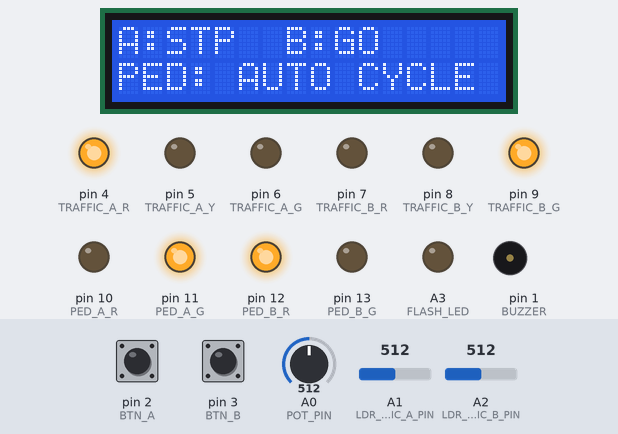
A sketch run on a simulated Arduino Uno, built with avr-gcc and run on an emulated ATmega328P. Shown: 16×2 character LCD, output pins drawn as LEDs (lit = HIGH), buzzer (waves = sounding, pin HIGH). Dashed ring = blinking. Inputs (shaded band) come from the test bench; at power-on: A0 (POT_PIN) = 512, pin 3 (BTN_B) HIGH, pin 2 (BTN_A) HIGH, A1 (LDR_TRAFFIC_A_PIN) = 512, A2 (LDR_TRAFFIC_B_PIN) = 512.

Above: at 2.2 s.
2.3 s: A0 (POT_PIN) set to 40
At 2.75 s:
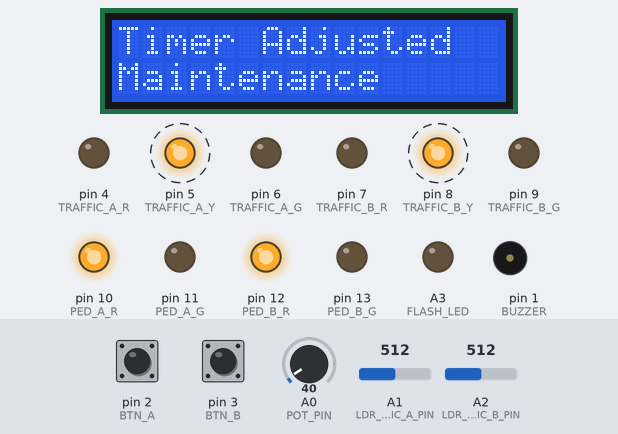
5.0 s: A0 (POT_PIN) set to 45
7.5 s: A0 (POT_PIN) set to 54
At 8.8 s:
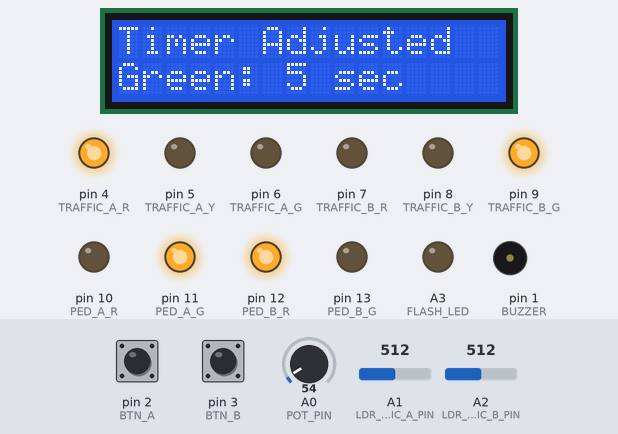
9.1 s: pin 3 (BTN_B) pulled LOW for 0.15 s
At 11.5 s:
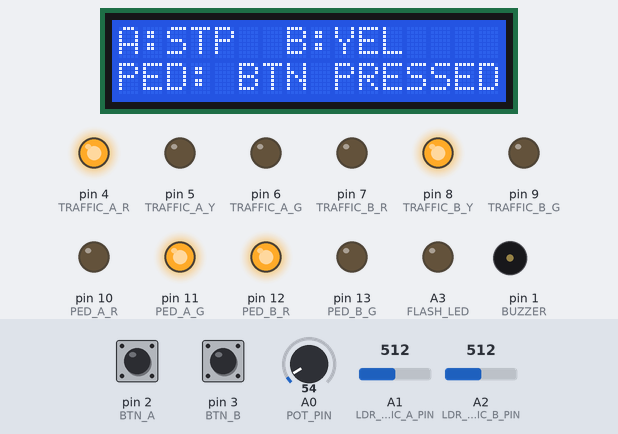
12.2 s: A0 (POT_PIN) set to 122
At 13.75 s:
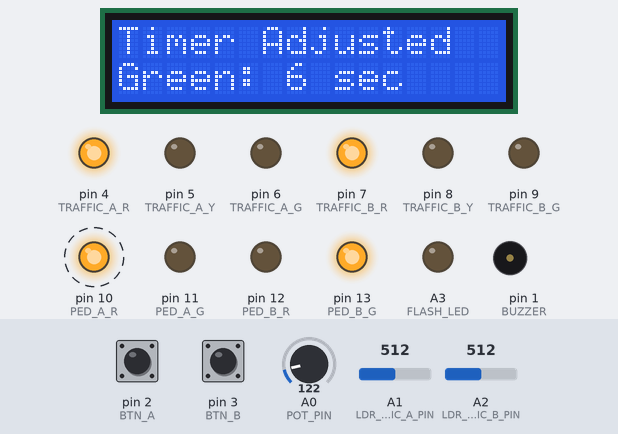
15.2 s: pin 2 (BTN_A) pulled LOW for 0.15 s
At 16.8 s:
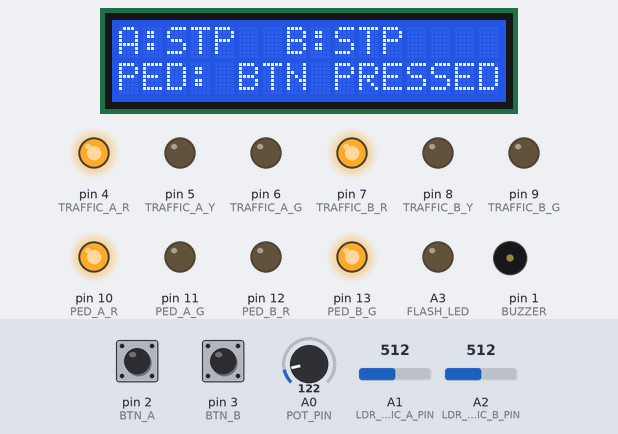
Timing chart, 0 to 18.7 s (numbered marks = the images above; inputs shaded):
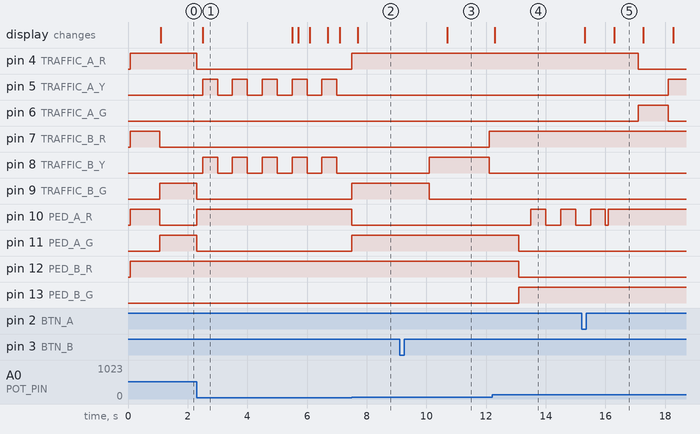

Measured:
- the behaviour switches between 49 and 50 on A0 (POT_PIN) (found by bisection; images 1 and 2)
- after the input at 2.3 s, pin 4 (TRAFFIC_A_R), pin 9 (TRAFFIC_B_G), pin 11 (PED_A_G): HIGH → LOW at once; pin 5 (TRAFFIC_A_Y), pin 8 (TRAFFIC_B_Y): alternates HIGH for 0.50 s and LOW for 0.50 s, starting after 0.20 s; pin 10 (PED_A_R): LOW → HIGH at once; pin 1 (BUZZER): LOW → HIGH after 1.7 s; the display: changes after 0.20 s (image 1)
- after the input at 7.5 s, pin 4 (TRAFFIC_A_R), pin 9 (TRAFFIC_B_G), pin 11 (PED_A_G): LOW → HIGH at once; pin 5 (TRAFFIC_A_Y), pin 8 (TRAFFIC_B_Y): stops changing and stays LOW; pin 10 (PED_A_R): HIGH → LOW at once; pin 1 (BUZZER): stays LOW (without the input it goes to HIGH after 0.50 s); the display: changes after 0.20 s (image 2)
- after the input at 9.1 s, pin 7 (TRAFFIC_B_R): LOW → HIGH after 3.0 s; pin 8 (TRAFFIC_B_Y): LOW → HIGH after 1.0 s, → LOW 2.0 s later; pin 9 (TRAFFIC_B_G): HIGH → LOW after 1.0 s; pin 1 (BUZZER): LOW → HIGH at once, → LOW 0.05 s later; the display: changes after 1.6 s (image 3)
- after the input at 12.2 s, the display: changes after 0.10 s (image 4)
- after the input at 15.2 s, pin 5 (TRAFFIC_A_Y): LOW → HIGH after 2.9 s; pin 1 (BUZZER): LOW → HIGH at once, → LOW 0.05 s later; the display: first differs from a run without the input after 1.1 s (image 5)
- what the display in image 5 shows lasts 1.0 s, from 16.3 s to 17.3 s

The sketch:

AutomaticTrafficLights_Readable.ino
```cpp
// Smart Traffic Lights by @diaawastaken · github.com/engineerdiaa/Smart-Traffic-Lights-System · MIT

#include <Wire.h>
#include <LiquidCrystal_I2C.h>

// ==========================================
// PIN DEFINITIONS (LDRs named by traffic they watch)
// ==========================================
const int POT_PIN = A0;
const int LDR_TRAFFIC_A_PIN = A1;
const int LDR_TRAFFIC_B_PIN = A2;
const int FLASH_LED = A3;

const int TRAFFIC_A_R = 4;
const int TRAFFIC_A_Y = 5;
const int TRAFFIC_A_G = 6;

const int TRAFFIC_B_R = 7;
const int TRAFFIC_B_Y = 8;
const int TRAFFIC_B_G = 9;

const int PED_A_R = 10;
const int PED_A_G = 11;
const int PED_B_R = 12;
const int PED_B_G = 13;

const int BTN_A = 2;
const int BTN_B = 3;
const int BUZZER = 1;

// ==========================================
// SYSTEM VARIABLES
// ==========================================
LiquidCrystal_I2C lcd(0x27, 16, 2);

unsigned long currentMillis = 0;

// Interrupt Flags
volatile bool needPedA = false;
volatile bool needPedB = false;
volatile bool isPedAPressed = false;
volatile bool isPedBPressed = false;
volatile bool buzzRequest = false;

// State Machine
volatile byte currentState = 0;
unsigned long stateStartTime = 0;
unsigned long stateDuration = 5000;
bool stateShortened = false;

enum TrafficColor {
  TRAFFIC_RED,
  TRAFFIC_YELLOW,
  TRAFFIC_GREEN
};

TrafficColor trafficAColor = TRAFFIC_RED;
TrafficColor trafficBColor = TRAFFIC_RED;

// Potentiometer & Timing
unsigned long greenLightDuration = 5000;
volatile bool maintenanceMode = false;
int lastPotValue = -1;
const int POT_CHANGE_THRESHOLD = 8;

// LCD Interrupt Timer
unsigned long lcdOverrideTime = 0;
bool isLcdOverride = false;

// Camera Flash / Red-Light LDR Logic
const int LDR_TRAFFIC_B_DARK_THRESHOLD = 320;
const int LDR_TRAFFIC_B_LIGHT_THRESHOLD = 430;
const int LDR_TRAFFIC_A_DARK_THRESHOLD = 330;
const int LDR_TRAFFIC_A_LIGHT_THRESHOLD = 430;
const unsigned long LDR_CONFIRM_DELAY = 500;
const unsigned long FLASH_COOLDOWN = 2000;

struct LdrCamera {
  int pin;
  int darkThreshold;
  int lightThreshold;
  bool armed;
  bool pending;
  unsigned long triggerTime;
  unsigned long lastFlashTime;
};

LdrCamera cameraTrafficB = { LDR_TRAFFIC_B_PIN, LDR_TRAFFIC_B_DARK_THRESHOLD, LDR_TRAFFIC_B_LIGHT_THRESHOLD, false, false, 0, 0 };
LdrCamera cameraTrafficA = { LDR_TRAFFIC_A_PIN, LDR_TRAFFIC_A_DARK_THRESHOLD, LDR_TRAFFIC_A_LIGHT_THRESHOLD, false, false, 0, 0 };

// Phone-style camera flash timing
const unsigned long FLASH_PREFLASH_ON = 60;
const unsigned long FLASH_PREFLASH_GAP = 80;
const unsigned long FLASH_MAIN_ON = 160;
byte flashPhase = 0;
unsigned long flashPhaseStartTime = 0;
bool flashQueued = false;

// Buzzer Timer
unsigned long buzzEndTime = 0;

bool isTrafficARedState();
bool isTrafficBRedState();
bool canAcceptPedARequest();
bool canAcceptPedBRequest();
void buttonAPressed();
void buttonBPressed();
void readPotentiometer();
void runTrafficStateMachine();
void enterState(byte state);
void checkRedLightRunners();
void checkLdrSensor(LdrCamera &camera, bool trafficIsRed);
void resetCamera(LdrCamera &camera);
void stopCameraFlash();
void requestCameraFlash();
void handleBuzzerAndFlash();
void updatePhoneStyleFlash();
void runMaintenanceMode();
void updateLCD();
void setTrafficLights(bool ar, bool ay, bool ag, bool br, bool by, bool bg);
void setPedLights(bool ar, bool ag, bool br, bool bg);
TrafficColor trafficColorFromPins(bool red, bool yellow, bool green);
void printTrafficStatus();
void printTrafficLabel(const char *label, TrafficColor color);

// ==========================================
// STATE HELPERS
// ==========================================
bool isTrafficARedState() {
  return trafficAColor == TRAFFIC_RED;
}

bool isTrafficBRedState() {
  return trafficBColor == TRAFFIC_RED;
}

bool canAcceptPedARequest() {
  return currentState >= 3 && currentState <= 7;
}

bool canAcceptPedBRequest() {
  return currentState <= 2 || currentState >= 8;
}

// ==========================================
// HARDWARE INTERRUPTS
// ==========================================
void buttonAPressed() {
  if (!maintenanceMode && !isPedAPressed && canAcceptPedARequest()) {
    isPedAPressed = true;
    needPedA = true;
    buzzRequest = true;
  }
}

void buttonBPressed() {
  if (!maintenanceMode && !isPedBPressed && canAcceptPedBRequest()) {
    isPedBPressed = true;
    needPedB = true;
    buzzRequest = true;
  }
}

// ==========================================
// SETUP
// ==========================================
void setup() {
  pinMode(TRAFFIC_A_R, OUTPUT); pinMode(TRAFFIC_A_Y, OUTPUT); pinMode(TRAFFIC_A_G, OUTPUT);
  pinMode(TRAFFIC_B_R, OUTPUT); pinMode(TRAFFIC_B_Y, OUTPUT); pinMode(TRAFFIC_B_G, OUTPUT);
  pinMode(PED_A_R, OUTPUT); pinMode(PED_A_G, OUTPUT);
  pinMode(PED_B_R, OUTPUT); pinMode(PED_B_G, OUTPUT);
  pinMode(FLASH_LED, OUTPUT);
  pinMode(BUZZER, OUTPUT);

  pinMode(BTN_A, INPUT_PULLUP);
  pinMode(BTN_B, INPUT_PULLUP);

  lcd.init();
  lcd.backlight();
  lcd.clear();

  attachInterrupt(digitalPinToInterrupt(BTN_A), buttonAPressed, FALLING);
  attachInterrupt(digitalPinToInterrupt(BTN_B), buttonBPressed, FALLING);

  setTrafficLights(HIGH, LOW, LOW, HIGH, LOW, LOW);
  setPedLights(HIGH, LOW, HIGH, LOW);

  delay(1000);
  currentMillis = millis();
  enterState(0);
}

// ==========================================
// MAIN LOOP
// ==========================================
void loop() {
  currentMillis = millis();

  readPotentiometer();
  handleBuzzerAndFlash();

  if (maintenanceMode) {
    runMaintenanceMode();
  } else {
    runTrafficStateMachine();
  }

  checkRedLightRunners();
  updateLCD();
}

// ==========================================
// 10-PHASE AUTOMATIC STATE MACHINE
// ==========================================
void runTrafficStateMachine() {

  // State 0 leads into state 3, where PED_B is served.
  if (currentState == 0 && needPedB) {
    if (!stateShortened && (currentMillis - stateStartTime < stateDuration - 1000)) {
      stateStartTime = currentMillis - stateDuration + 1000;
      stateShortened = true;
    }
  }

  // State 5 leads into state 8, where PED_A is served.
  if (currentState == 5 && needPedA) {
    if (!stateShortened && (currentMillis - stateStartTime < stateDuration - 1000)) {
      stateStartTime = currentMillis - stateDuration + 1000;
      stateShortened = true;
    }
  }

  if (currentMillis - stateStartTime >= stateDuration) {
    currentState++;
    if (currentState > 9) currentState = 0;
    enterState(currentState);
  }

  bool blinkPhase = (currentMillis / 500) % 2;
  if (currentState == 3) digitalWrite(PED_A_R, blinkPhase);
  if (currentState == 8) digitalWrite(PED_B_R, blinkPhase);
}

void enterState(byte state) {
  currentState = state;
  stateStartTime = currentMillis;
  stateShortened = false;

  switch(state) {
    case 0:
      setTrafficLights(HIGH, LOW, LOW,  LOW, LOW, HIGH);
      setPedLights(LOW, HIGH, HIGH, LOW);
      stateDuration = greenLightDuration;
      break;
    case 1:
      setTrafficLights(HIGH, LOW, LOW,  LOW, HIGH, LOW);
      stateDuration = 2000;
      break;
    case 2:
      setTrafficLights(HIGH, LOW, LOW,  HIGH, LOW, LOW);
      stateDuration = 1000;
      break;
    case 3:
      digitalWrite(PED_A_G, LOW);
      digitalWrite(PED_B_R, LOW); digitalWrite(PED_B_G, HIGH);
      needPedB = false;
      isPedBPressed = false;
      stateDuration = 3000;
      break;
    case 4:
      setPedLights(HIGH, LOW, LOW, HIGH);
      stateDuration = 1000;
      break;
    case 5:
      setTrafficLights(LOW, LOW, HIGH,  HIGH, LOW, LOW);
      setPedLights(HIGH, LOW, LOW, HIGH);
      stateDuration = greenLightDuration;
      break;
    case 6:
      setTrafficLights(LOW, HIGH, LOW,  HIGH, LOW, LOW);
      stateDuration = 2000;
      break;
    case 7:
      setTrafficLights(HIGH, LOW, LOW,  HIGH, LOW, LOW);
      stateDuration = 1000;
      break;
    case 8:
      digitalWrite(PED_B_G, LOW);
      digitalWrite(PED_A_R, LOW); digitalWrite(PED_A_G, HIGH);
      needPedA = false;
      isPedAPressed = false;
      stateDuration = 3000;
      break;
    case 9:
      setPedLights(LOW, HIGH, HIGH, LOW);
      stateDuration = 1000;
      break;
  }
}

// ==========================================
// HARDWARE SENSORS
// ==========================================
void readPotentiometer() {
  int potVal = analogRead(POT_PIN);
  bool newMaintenanceMode = potVal < 50;

  if (abs(potVal - lastPotValue) >= POT_CHANGE_THRESHOLD && lastPotValue != -1) {
    isLcdOverride = true;
    lcdOverrideTime = currentMillis;
    lastPotValue = potVal;
  }
  if (lastPotValue == -1) lastPotValue = potVal;

  if (newMaintenanceMode && !maintenanceMode) {
    maintenanceMode = true;
    resetCamera(cameraTrafficA);
    resetCamera(cameraTrafficB);
    stopCameraFlash();
  } else if (!newMaintenanceMode && maintenanceMode) {
    maintenanceMode = false;
    enterState(currentState);
  } else {
    maintenanceMode = newMaintenanceMode;
  }

  if (maintenanceMode) {
    return;
  } else {
    greenLightDuration = map(potVal, 50, 1023, 5000, 12000);

    if (!stateShortened && (currentState == 0 || currentState == 5)) {
        stateDuration = greenLightDuration;
    }
  }
}

void checkRedLightRunners() {
  checkLdrSensor(cameraTrafficB, isTrafficBRedState());
  checkLdrSensor(cameraTrafficA, isTrafficARedState());
}

void checkLdrSensor(LdrCamera &camera, bool trafficIsRed) {
  // 1. Check color FIRST. If it's not red, ignore entirely.
  if (maintenanceMode || !trafficIsRed) {
    resetCamera(camera);
    return;
  }

  // 2. Double-read the analog pin to clear out any residual voltage (crosstalk)
  analogRead(camera.pin);
  int reading = analogRead(camera.pin);

  // 3. Normal threshold logic
  if (reading < camera.darkThreshold) {
    camera.armed = true;
    camera.pending = false;
    return;
  }

  if (reading > camera.lightThreshold && camera.armed && !camera.pending) {
    camera.pending = true;
    camera.triggerTime = currentMillis;
    return;
  }

  if (camera.pending && currentMillis - camera.triggerTime >= LDR_CONFIRM_DELAY) {
    if (reading > camera.lightThreshold && currentMillis - camera.lastFlashTime >= FLASH_COOLDOWN) {
      camera.lastFlashTime = currentMillis;
      requestCameraFlash();
    }

    camera.pending = false;
    camera.armed = false;
  }
}

void resetCamera(LdrCamera &camera) {
  camera.armed = false;
  camera.pending = false;
}

void stopCameraFlash() {
  flashPhase = 0;
  flashQueued = false;
  digitalWrite(FLASH_LED, LOW);
}

void requestCameraFlash() {
  if (flashPhase != 0) {
    flashQueued = true;
    return;
  }

  digitalWrite(FLASH_LED, HIGH);
  flashPhase = 1;
  flashPhaseStartTime = currentMillis;
  buzzRequest = true;
}

void handleBuzzerAndFlash() {
  updatePhoneStyleFlash();

  if (buzzRequest) {
    buzzEndTime = currentMillis + 50;
    buzzRequest = false;
  }

  if (currentMillis < buzzEndTime && !maintenanceMode) {
    digitalWrite(BUZZER, HIGH);
  } else if (!maintenanceMode) {
    digitalWrite(BUZZER, LOW);
  }
}

void updatePhoneStyleFlash() {
  if (flashPhase == 0) return;

  unsigned long phaseElapsed = currentMillis - flashPhaseStartTime;

  if (flashPhase == 1 && phaseElapsed >= FLASH_PREFLASH_ON) {
    digitalWrite(FLASH_LED, LOW);
    flashPhase = 2;
    flashPhaseStartTime = currentMillis;
  } else if (flashPhase == 2 && phaseElapsed >= FLASH_PREFLASH_GAP) {
    digitalWrite(FLASH_LED, HIGH);
    flashPhase = 3;
    flashPhaseStartTime = currentMillis;
  } else if (flashPhase == 3 && phaseElapsed >= FLASH_MAIN_ON) {
    digitalWrite(FLASH_LED, LOW);
    flashPhase = 0;

    if (flashQueued && !maintenanceMode) {
      flashQueued = false;
      requestCameraFlash();
    } else {
      flashQueued = false;
    }
  }
}

// ==========================================
// MAINTENANCE MODE
// ==========================================
void runMaintenanceMode() {
  bool yellowPhase = (currentMillis / 500) % 2;
  bool buzzPulse = (currentMillis % 4000) < 1000;

  setTrafficLights(LOW, yellowPhase, LOW, LOW, yellowPhase, LOW);
  setPedLights(HIGH, LOW, HIGH, LOW);
  digitalWrite(BUZZER, buzzPulse);

  needPedA = false;
  needPedB = false;
  isPedAPressed = false;
  isPedBPressed = false;
}

// ==========================================
// LCD DISPLAY
// ==========================================
void updateLCD() {
  static unsigned long lastUpdate = 0;
  if (currentMillis - lastUpdate < 200) return;
  lastUpdate = currentMillis;

  if (isLcdOverride) {
    if (currentMillis - lcdOverrideTime < 3000) {
      lcd.setCursor(0, 0);
      lcd.print("Timer Adjusted  ");
      lcd.setCursor(0, 1);
      if (maintenanceMode) {
        lcd.print("Maintenance     ");
      } else {
        lcd.print("Green: ");
        lcd.print((greenLightDuration + 500) / 1000);
        lcd.print(" sec       ");
      }
      return;
    } else {
      isLcdOverride = false;
      lcd.clear();
    }
  }

  if (maintenanceMode) {
    lcd.setCursor(0, 0);
    lcd.print(" SYSTEM OFFLINE ");
    lcd.setCursor(0, 1);
    bool blinkPhase = (currentMillis / 500) % 2;
    if (blinkPhase) lcd.print("*MAINTENANCE ON*");
    else lcd.print("                ");
    return;
  }

  lcd.setCursor(0, 0);
  printTrafficStatus();

  lcd.setCursor(0, 1);
  if (currentState == 3 || currentState == 8) lcd.print("PED: BLINKING   ");
  else if (needPedA || needPedB) lcd.print("PED: BTN PRESSED");
  else lcd.print("PED: AUTO CYCLE ");
}

// ==========================================
// LIGHT HELPERS
// ==========================================
void setTrafficLights(bool ar, bool ay, bool ag, bool br, bool by, bool bg) {
  digitalWrite(TRAFFIC_A_R, ar); digitalWrite(TRAFFIC_A_Y, ay); digitalWrite(TRAFFIC_A_G, ag);
  digitalWrite(TRAFFIC_B_R, br); digitalWrite(TRAFFIC_B_Y, by); digitalWrite(TRAFFIC_B_G, bg);

  trafficAColor = trafficColorFromPins(ar, ay, ag);
  trafficBColor = trafficColorFromPins(br, by, bg);
}

void setPedLights(bool ar, bool ag, bool br, bool bg) {
  digitalWrite(PED_A_R, ar); digitalWrite(PED_A_G, ag);
  digitalWrite(PED_B_R, br); digitalWrite(PED_B_G, bg);
}

TrafficColor trafficColorFromPins(bool red, bool yellow, bool green) {
  if (red) return TRAFFIC_RED;
  if (yellow) return TRAFFIC_YELLOW;
  if (green) return TRAFFIC_GREEN;
  return TRAFFIC_RED;
}

void printTrafficStatus() {
  printTrafficLabel("A:", trafficAColor);
  lcd.print("  ");
  printTrafficLabel("B:", trafficBColor);
  lcd.print("    ");
}

void printTrafficLabel(const char *label, TrafficColor color) {
  lcd.print(label);

  if (color == TRAFFIC_GREEN) {
    lcd.print("GO ");
  } else if (color == TRAFFIC_YELLOW) {
    lcd.print("YEL");
  } else {
    lcd.print("STP");
  }
}
```
